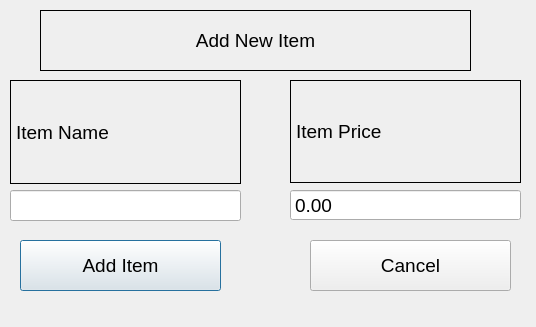
<?xml version="1.0" encoding="UTF-8"?>
<ui version="4.0">
 <class>AddNewItem</class>
 <widget class="QDialog" name="AddNewItem">
  <property name="geometry">
   <rect>
    <x>0</x>
    <y>0</y>
    <width>536</width>
    <height>327</height>
   </rect>
  </property>
  <property name="windowTitle">
   <string>Dialog</string>
  </property>
  <property name="styleSheet">
   <string notr="true"/>
  </property>
  <widget class="QWidget" name="layoutWidget">
   <property name="geometry">
    <rect>
     <x>10</x>
     <y>80</y>
     <width>231</width>
     <height>141</height>
    </rect>
   </property>
   <layout class="QVBoxLayout" name="verticalLayout">
    <item>
     <widget class="QLabel" name="Label_ItemName">
      <property name="font">
       <font>
        <pointsize>14</pointsize>
       </font>
      </property>
      <property name="styleSheet">
       <string notr="true"/>
      </property>
      <property name="frameShape">
       <enum>QFrame::Box</enum>
      </property>
      <property name="text">
       <string>Item Name</string>
      </property>
     </widget>
    </item>
    <item>
     <widget class="QLineEdit" name="LineEdit_ItemName">
      <property name="font">
       <font>
        <pointsize>14</pointsize>
       </font>
      </property>
      <property name="styleSheet">
       <string notr="true"/>
      </property>
     </widget>
    </item>
   </layout>
  </widget>
  <widget class="QLabel" name="WelcomeLabel">
   <property name="geometry">
    <rect>
     <x>40</x>
     <y>10</y>
     <width>431</width>
     <height>61</height>
    </rect>
   </property>
   <property name="font">
    <font>
     <pointsize>14</pointsize>
    </font>
   </property>
   <property name="styleSheet">
    <string notr="true"/>
   </property>
   <property name="frameShape">
    <enum>QFrame::Box</enum>
   </property>
   <property name="text">
    <string>Add New Item</string>
   </property>
   <property name="alignment">
    <set>Qt::AlignCenter</set>
   </property>
  </widget>
  <widget class="QWidget" name="layoutWidget_2">
   <property name="geometry">
    <rect>
     <x>290</x>
     <y>80</y>
     <width>231</width>
     <height>141</height>
    </rect>
   </property>
   <layout class="QVBoxLayout" name="verticalLayout_2">
    <item>
     <widget class="QLabel" name="Label_ItemPrice">
      <property name="font">
       <font>
        <pointsize>14</pointsize>
       </font>
      </property>
      <property name="styleSheet">
       <string notr="true"/>
      </property>
      <property name="frameShape">
       <enum>QFrame::Box</enum>
      </property>
      <property name="text">
       <string>Item Price</string>
      </property>
     </widget>
    </item>
    <item>
     <widget class="QDoubleSpinBox" name="LineEdit_ItemPrice">
      <property name="font">
       <font>
        <pointsize>14</pointsize>
       </font>
      </property>
      <property name="styleSheet">
       <string notr="true"/>
      </property>
      <property name="buttonSymbols">
       <enum>QAbstractSpinBox::NoButtons</enum>
      </property>
      <property name="maximum">
       <double>9999.000000000000000</double>
      </property>
     </widget>
    </item>
   </layout>
  </widget>
  <widget class="QPushButton" name="PushButton_AddItem">
   <property name="geometry">
    <rect>
     <x>20</x>
     <y>240</y>
     <width>201</width>
     <height>51</height>
    </rect>
   </property>
   <property name="font">
    <font>
     <pointsize>14</pointsize>
    </font>
   </property>
   <property name="styleSheet">
    <string notr="true"/>
   </property>
   <property name="text">
    <string>Add Item</string>
   </property>
  </widget>
  <widget class="QPushButton" name="PushButton_BackToMain">
   <property name="geometry">
    <rect>
     <x>310</x>
     <y>240</y>
     <width>201</width>
     <height>51</height>
    </rect>
   </property>
   <property name="font">
    <font>
     <pointsize>14</pointsize>
    </font>
   </property>
   <property name="styleSheet">
    <string notr="true"/>
   </property>
   <property name="text">
    <string>Cancel</string>
   </property>
  </widget>
 </widget>
 <resources/>
 <connections/>
</ui>
